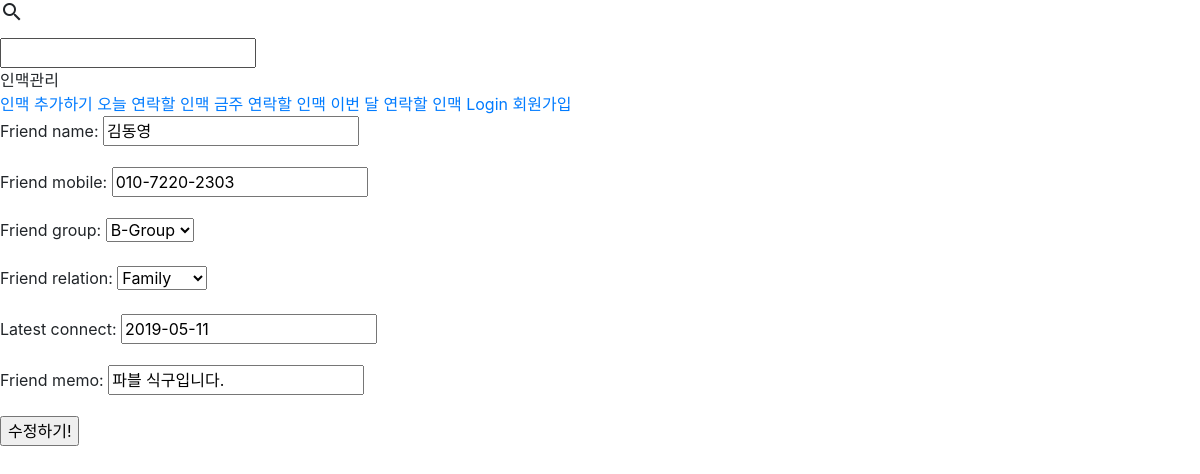
Screenshot of /update/2 with the database file from the repository.
### friends/models.py (models this page shows, shortened)
class Friends(models.Model):
    friend_name = models.CharField(max_length=50)
    user = models.ForeignKey(User, on_delete=models.CASCADE, related_name='user')
    friend_mobile = models.CharField(max_length=13) #12자리만 받으려면 어떻게 해야하지?
    Agroup = "Agroup"
    Bgroup = "Bgroup"
    Cgroup = "Cgroup"
    Dgroup = "Dgroup"
    GRADE = (
        (Agroup, "A-Group"),
        (Bgroup, "B-Group"),
        (Cgroup, "C-Group"),
        (Dgroup, "D-Group"),
    )
    friend_group = models.CharField(max_length=10, choices=GRADE, default=Bgroup)
    Friend = "Friend"
    Business = "Business"
    Family = "Family"
    Another = "Another"
    RELATIONSHIP = (
        (Friend, "Friend"),
        (Business, "Business"),
        (Family, "Family"),
        (Another, "Another")
    )
    friend_relation = models.CharField(max_length=10, choices=RELATIONSHIP, default=Business)
    latest_connect = models.DateField(default=date.today)
    friend_memo = models.CharField(max_length=500)
    scheduled_connect = models.DateField(blank=True)

### friends/views.py (the view)
# urls.py: path('update/<int:pk>', FriendUpdate.as_view(), name='update'),
class FriendUpdate(UpdateView):
    model = Friends
    fields = ['friend_name', 'friend_mobile', 'friend_group', 'friend_relation', 'latest_connect', 'friend_memo']
    template_name_suffix = '_update'
    success_url = '/'

### friends/templates/friends/friends_update.html (shortened to what this page needs)
{% extends 'base.html' %}
{% block content %}
<form action="" method="post">
    {{form.as_p}}
    <input type="submit" value="수정하기!">
</form>
{% endblock %}

### rows the page displays
Friends: friend_name "김동영", friend_mobile "010-7220-2303", friend_group "B-Group", friend_relation "Family", latest_connect "2019-05-11", friend_memo "파블 식구입니다."
